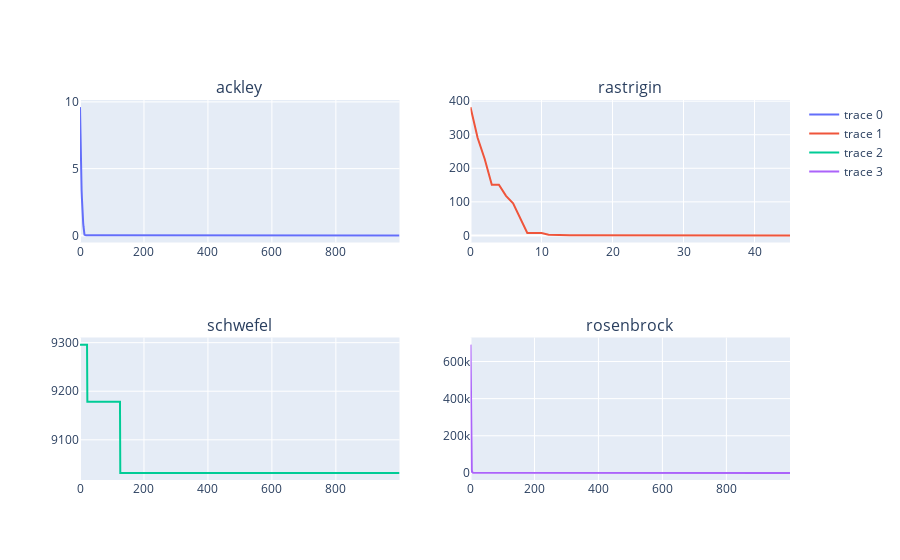

Notebook code cell kept with this figure:
### Code cell
fig = make_subplots(rows=2, cols=2, subplot_titles=FUNCTIONS)

fig.add_trace(go.Scatter(y=[x['melhor_fitness'] for x in ga_dict[FUNCTIONS[0]].geracoes]),row=1,col=1)
fig.add_trace(go.Scatter(y=[x['melhor_fitness'] for x in ga_dict[FUNCTIONS[1]].geracoes]),row=1,col=2)
fig.add_trace(go.Scatter(y=[x['melhor_fitness'] for x in ga_dict[FUNCTIONS[2]].geracoes]),row=2,col=1)
fig.add_trace(go.Scatter(y=[x['melhor_fitness'] for x in ga_dict[FUNCTIONS[3]].geracoes]),row=2,col=2)

### Figure 1 — Plotly figure (JSON) as saved in the notebook; plotly's stock layout.template omitted (floating-point values rounded to 4 significant figures; data arrays with more than 128 entries replaced by an {"elided": "..."} marker saying what was removed)
{"data": [{"type": "scatter", "xaxis": "x", "y": {"elided": "1000 float values"}, "yaxis": "y"}, {"type": "scatter", "xaxis": "x2", "y": [382.3, 290.9, 227.6, 151.0, 151.0, 117.9, 95.84, 53.51, 7.119, 7.119, 7.119, 1.819, 0.7863, 0.7863, 0.24, 0.06146, 0.02047, 0.02047, 0.0006697, 0.0006292, 0.0001925, 0.0001925, 6.87e-05, 2.001e-05, 2.001e-05, 6.612e-06, 2.576e-06, 6.08e-07, 3.648e-07, 1.206e-08, 1.206e-08, 8.651e-09, 1.995e-09, 1.822e-09, 5.006e-10, 2.748e-10, 8.112e-11, 8.112e-11, 1.796e-11, 1.006e-11, 3.809e-12, 1.819e-12, 1.137e-13, 1.137e-13, 5.684e-14, 0], "yaxis": "y2"}, {"type": "scatter", "xaxis": "x3", "y": {"elided": "1000 float values"}, "yaxis": "y3"}, {"type": "scatter", "xaxis": "x4", "y": {"elided": "1000 float values"}, "yaxis": "y4"}], "layout": {"annotations": [{"font": {"size": 16}, "showarrow": false, "text": "ackley", "x": 0.225, "xanchor": "center", "xref": "paper", "y": 1, "yanchor": "bottom", "yref": "paper"}, {"font": {"size": 16}, "showarrow": false, "text": "rastrigin", "x": 0.775, "xanchor": "center", "xref": "paper", "y": 1, "yanchor": "bottom", "yref": "paper"}, {"font": {"size": 16}, "showarrow": false, "text": "schwefel", "x": 0.225, "xanchor": "center", "xref": "paper", "y": 0.375, "yanchor": "bottom", "yref": "paper"}, {"font": {"size": 16}, "showarrow": false, "text": "rosenbrock", "x": 0.775, "xanchor": "center", "xref": "paper", "y": 0.375, "yanchor": "bottom", "yref": "paper"}], "xaxis": {"anchor": "y", "domain": [0, 0.45]}, "xaxis2": {"anchor": "y2", "domain": [0.55, 1]}, "xaxis3": {"anchor": "y3", "domain": [0, 0.45]}, "xaxis4": {"anchor": "y4", "domain": [0.55, 1]}, "yaxis": {"anchor": "x", "domain": [0.625, 1]}, "yaxis2": {"anchor": "x2", "domain": [0.625, 1]}, "yaxis3": {"anchor": "x3", "domain": [0, 0.375]}, "yaxis4": {"anchor": "x4", "domain": [0, 0.375]}}}
